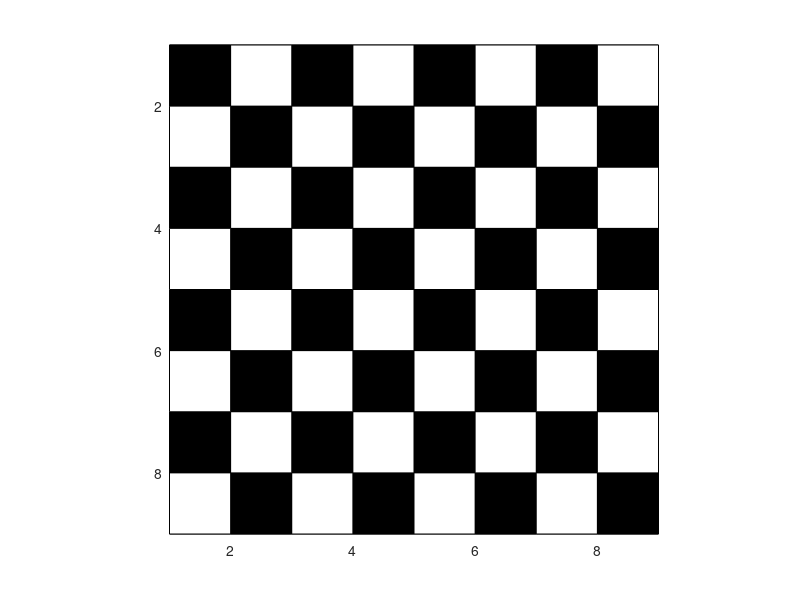

Source code (MATLAB):
board = zeros(8,8);

for i = 1:9
    for j= 1:9
        if(mod((i+j), 2) == 0)
            board(j,i) = -1;
        else
           board(j,i) = 1; 
        end
    end
end

pcolor(board)
colormap(gray(2))
axis ij
axis square
